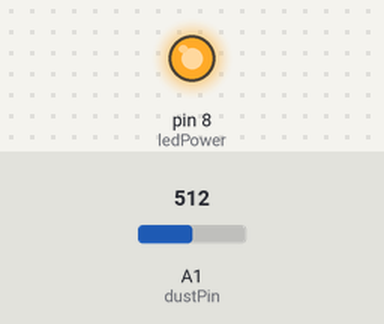
The sketch below on a simulated Arduino Uno, built with avr-gcc and run on an emulated ATmega328P. Parts: output pins drawn as LEDs (lit = HIGH). Inputs (shaded band) come from the test bench; at power-on: A1 (dustPin) = 512. What the sketch prints to the serial monitor is not drawn.

Above: at 0.1 s.
Timing chart, 0 to 1.6 s (numbered marks = the images above):
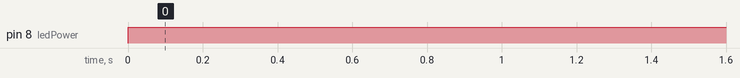

Measured:
- by itself, pin 8 (ledPower): LOW → HIGH at 0.00 s

The sketch:

Dust_Sensor.ino
```cpp
/*
 Interface to Sharp GP2Y1010AU0F Particle Sensor
 Program by Christopher Nafis
 Written April 2012

 http://www.sparkfun.com/datasheets/Sensors/gp2y1010au_e.pdf
 http://sensorapp.net/?p=479

 Sharp pin 1 (V-LED)   => 5V (connected to 150ohm resister)
 Sharp pin 2 (LED-GND) => Arduino GND pin
 Sharp pin 3 (LED)     => Arduino pin 8
 Sharp pin 4 (S-GND)   => Arduino GND pin
 Sharp pin 5 (Vo)      => Arduino A0 pin
 Sharp pin 6 (Vcc)     => 5V
 */
int dustPin=A1;
int ledPower=8;
int delayTime=280;
int delayTime2=40;
float offTime=9680;

int dustVal=0;
float ppm=0;
char s[32];
float voltage = 0;
float dustdensity = 0;
float ppmpercf = 0;

void setup(){
  Serial.begin(9600);
  pinMode(ledPower,OUTPUT);
  ppm =0;
}

void loop(){
  digitalWrite(ledPower,LOW); // power on the LED
  delayMicroseconds(delayTime);
  dustVal=analogRead(dustPin); // read the dust value
  ppm = ppm+dustVal;
  delayMicroseconds(delayTime2);
  Serial.println(ppm);
  digitalWrite(ledPower,HIGH); // turn the LED off
  delayMicroseconds(offTime);
  ppm=0;
  delay(200);
}
```
